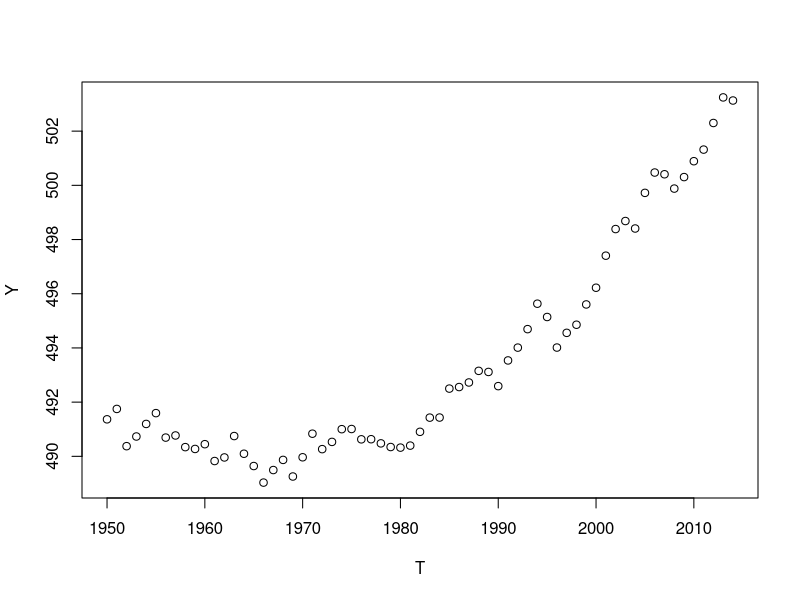
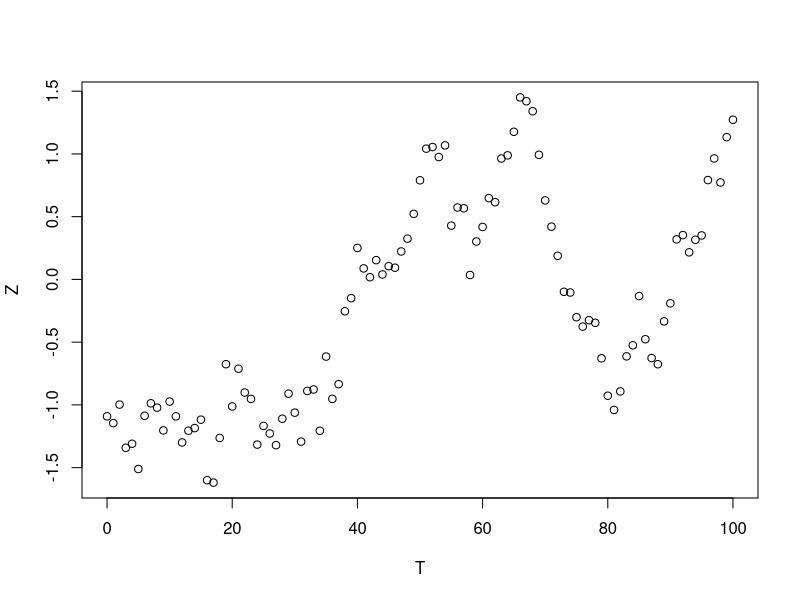
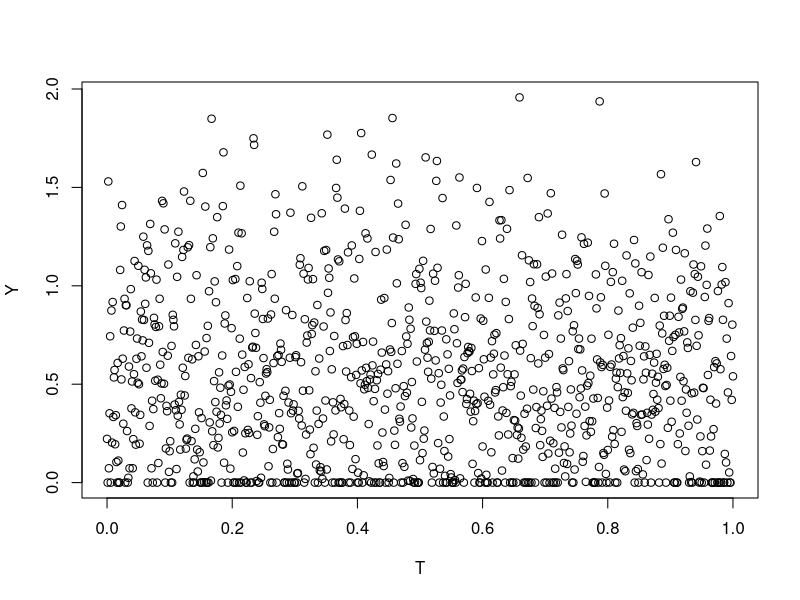
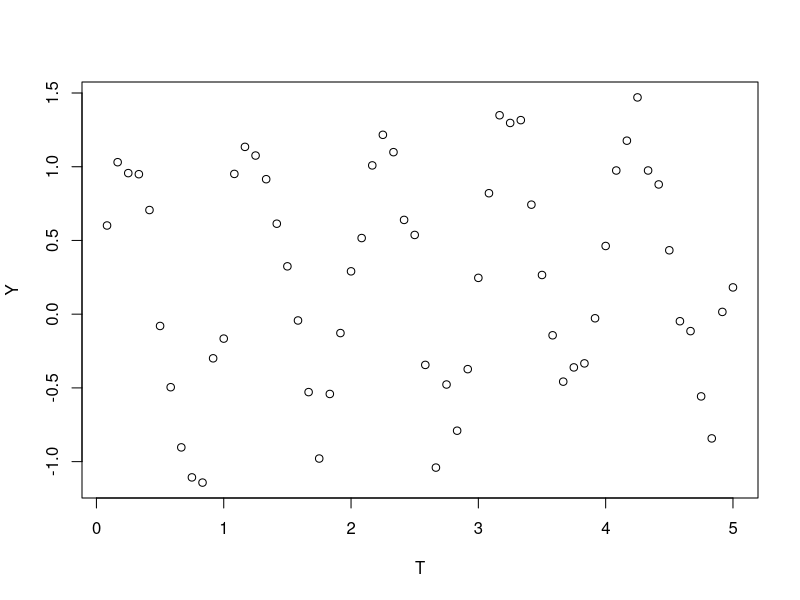

Reproduce these figures in R, in order.
setwd('/home/durrande/Desktop/TP_DemandForecast/TP1/R')
library(MASS)

###########################################
# Data1 trend + exp
kern <- function(x,y){
	d <- matrix(x,length(x),length(y)) - matrix(y,length(x),length(y),byrow=T)
	return(exp(-abs(d/5)))
}

T <- 1950:2014
K <- kern(T,T)
Z <- mvrnorm(1,0*T,K)

Y = 10*sin(T/25-4.8)+ Z + 500

plot(T,Y)

save(T,Y,file="data1.RData")

###########################################
# Data2 exp + missing + outlier
kern <- function(x,y){
	d <- matrix(x,length(x),length(y)) - matrix(y,length(x),length(y),byrow=TRUE)
	return(exp(-abs(d/25)))
}

T <- 0:100
K <- kern(T,T)
Z <- mvrnorm(1,0*T,K)

Y <- Z 
Y[43] <- NA
Y[22] <- 289

plot(T,Z)

save(T,Y,file="data2.RData")

###########################################
# Data3 cst + noise

T <- 0:1000/1000
Z <- rnorm(length(T),.5,.5)

Y <- pmax(Z,0)

plot(T,Y)

save(T,Y,file="data3.RData")

###########################################
# Data4 trend + seasonality + noise

T <- 1:(12*5)/12
Y <- T/10 + sin(T*2*pi) + rnorm(length(T),0,.15)

plot(T,Y)

save(T,Y,file="data4.RData")

